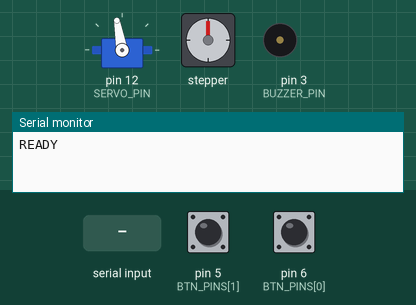
The sketch below on a simulated Arduino Uno, built with avr-gcc and run on an emulated ATmega328P. Shown: servo, stepper motor, buzzer (waves = sounding, pin HIGH), the last lines printed to the serial monitor. The inputs (shaded band) are chosen by the test bench; at power-on: pin 5 (BTN_PINS[1]) LOW, pin 6 (BTN_PINS[0]) LOW. Random numbers use the default seed unless the sketch sets one; stepper angles assume 2048 steps per turn.

Above: at 1.2 s.
1.3 s: "START_ROUND\n" received over Serial
2.8 s: pin 5 (BTN_PINS[1]) pulled HIGH for 0.15 s
At 4.1 s:
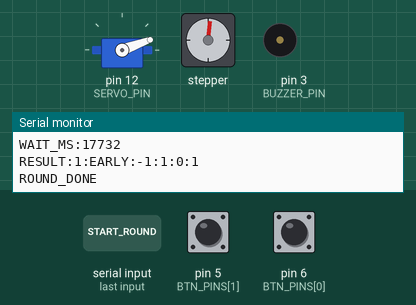
4.4 s: "RESET_MATCH\n" received over Serial
At 5.5 s:
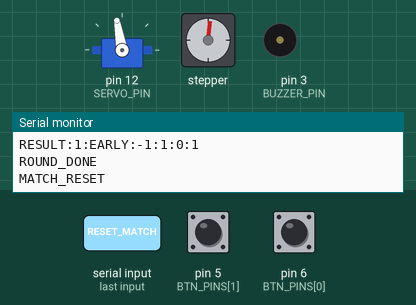
5.9 s: "START_ROUND\n" received over Serial
At 7.86 s:
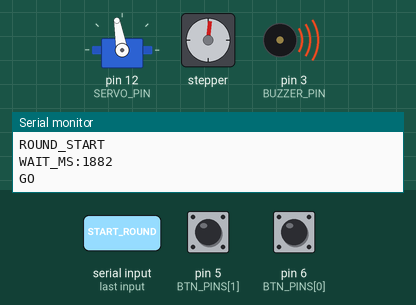
8.9 s: pin 5 (BTN_PINS[1]) pulled HIGH for 1 s
At 9.9 s:
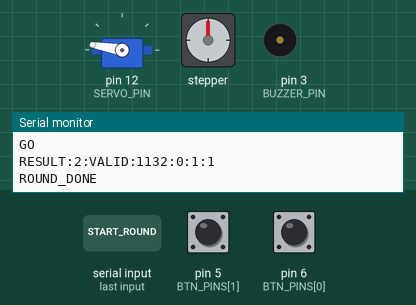
Timing chart, 0 to 11.9 s (numbered marks = the images above; inputs shaded):
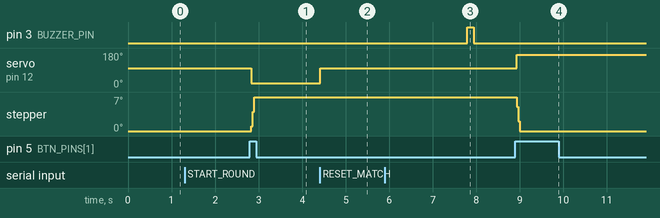

The sketch:

Lab_E06_Code_1.ino
```cpp
#include <Servo.h>
#include <Stepper.h>

// Pins
const byte BTN_PINS[2] = {6, 5};        // array with two button pins; P1 = D6, P2 = D5
const byte BUZZER_PIN = 3;              // buzzer output pin as pin 3
const byte SERVO_PIN  = 12;             // servo signal pin as pin 12
const byte STEP_PINS[4] = {8, 9, 10, 11}; // stepper motor pins for ULN2003 IN1, IN2, IN3, IN4

// Servo - 20 ms/ 50 hz / Stepper
Servo winnerServo;                      // create servo object for showing winner direction

const int SERVO_POS[3] = {              // array with servo positions
  100,                                  // 0 = center
  20,                                   // 1 = player 1 wins
  170                                   // 2 = player 2 wins
};

const int STEPS_PER_REV = 2048;         // one full stepper revolution
Stepper stepperMotor(STEPS_PER_REV, STEP_PINS[3], STEP_PINS[1], STEP_PINS[2], STEP_PINS[0]); // create stepper object with correct pin order

// Game settings
const unsigned long WAIT_MIN_MS = 1000; // minimum hidden waiting time = 1 sec
const unsigned long WAIT_MAX_MS = 20000;// maximum hidden waiting time = 20 sec
const unsigned long GO_BEEP_MS  = 150;  // buzzer beep duration after GO
const unsigned long DEBOUNCE_MS = 25;   // debounce time for button stability
const int STEP_PER_ROUND = 40;          // how many steps motor moves after each round
const byte WINS_TO_MATCH = 3;           // how many wins needed to win the match

// State
enum State { IDLE, WAITING, ACTIVE, MATCH_OVER }; // create game states
State state = IDLE;                    // store current game state; starts from IDLE

unsigned long roundStartMs = 0;        // store time when hidden waiting started
unsigned long goTimeMs = 0;            // store time when GO signal happened
unsigned long waitMs = 0;              // store random waiting time before GO
unsigned long buzzerOffAt = 0;         // store time when buzzer should turn OFF

byte score[2] = {0, 0};                // array to store wins of player 1 and player 2
unsigned int roundNumber = 0;          // store current round number
bool buzzerOn = false;                 // store buzzer state; true = ON, false = OFF

// Debounce
struct Button {                        // structure for storing button data
  byte pin;                            // Arduino pin
  bool lastReading;                    // last raw electrical reading from the pin
  bool stableState;                    // filtered stable state after debounce
  unsigned long lastChange;            // time when the button signal last changed
};

// {pin, lastReading, stableState, lastChange}
Button btn[2] = {                     // create array with two button objects
  {BTN_PINS[0], LOW, LOW, 0},         // button object for player 1
  {BTN_PINS[1], LOW, LOW, 0}          // button object for player 2
};

// Helpers
void syncButton(Button &b) {           // update button values to current real state
  bool r = digitalRead(b.pin);         // read current button pin state
  b.lastReading = r;                   // store current reading as last reading
  b.stableState = r;                   // store current reading as stable state
  b.lastChange = millis();             // store current time as last change time
}

void syncButtons() {                   // sync both player buttons
  syncButton(btn[0]);                  // sync player 1 button
  syncButton(btn[1]);                  // sync player 2 button
}

bool pressed(Button &b) {              // function for detecting one clean button press
  bool r = digitalRead(b.pin);         // read current button pin state

  if (r != b.lastReading) {            // check if raw reading changed
    b.lastReading = r;                 // save new raw reading
    b.lastChange = millis();           // save time of change
  }

  if (millis() - b.lastChange > DEBOUNCE_MS) { // check if signal stayed stable enough
    if (r != b.stableState) {          // check if stable state changed
      b.stableState = r;               // update stable state
      if (r == HIGH) return true;      // HIGH means button pressed
    }
  }

  return false;                        // if no new press, return false
}

void servoPoint(byte who) {            // function for moving servo to winner side
  winnerServo.write(SERVO_POS[who]);   // move servo; 0 = center, 1 = P1, 2 = P2
}

void beep(unsigned long ms) {          // function for turning buzzer ON for given time
  digitalWrite(BUZZER_PIN, HIGH);      // turn buzzer ON
  buzzerOn = true;                     // save buzzer state as ON
  buzzerOffAt = millis() + ms;         // calculate when buzzer should turn OFF
}

void serviceBuzzer() {                 // function for turning buzzer OFF when time finished
  if (buzzerOn && millis() >= buzzerOffAt) { // check if buzzer is ON and time finished
    digitalWrite(BUZZER_PIN, LOW);     // turn buzzer OFF
    buzzerOn = false;                  // save buzzer state as OFF
  }
}

void stepTowardWinner(byte winner) {   // move stepper a little toward round winner
  stepperMotor.setSpeed(12);           // set stepper speed to 12 RPM
  stepperMotor.step(winner == 1 ? STEP_PER_ROUND : -STEP_PER_ROUND); // move forward for P1, backward for P2
}

void victorySpin(byte winner) {        // spin stepper when match is finished
  stepperMotor.setSpeed(12);           // set stepper speed to 12 RPM
  stepperMotor.step(winner == 1 ? STEPS_PER_REV : -STEPS_PER_REV); // full spin direction depends on winner
}

// RESULT:1:VALID:284:2:1:3
void sendResult(byte winner, const char* type, long reactionMs) { // send round result to Python GUI
  Serial.print("RESULT:");              // print result prefix
  Serial.print(winner);                 // print winner number
  Serial.print(":");                    // print separator
  Serial.print(type);                   // print EARLY or VALID
  Serial.print(":");                    // print separator
  Serial.print(reactionMs);             // print reaction time; -1 for false start
  Serial.print(":");                    // print separator
  Serial.print(score[0]);               // print player 1 score
  Serial.print(":");                    // print separator
  Serial.print(score[1]);               // print player 2 score
  Serial.print(":");                    // print separator
  Serial.println(roundNumber);          // print round number and move to new line
}

void finishRound(byte winner, bool falseStart, long reactionMs) { // finish current round and update result
  byte w = winner - 1;                  // convert winner number to array index; 1 to 0, 2 to 1

  score[w]++;                           // increase winner score by 1
  servoPoint(winner);                   // point servo to winner side
  stepTowardWinner(winner);             // move stepper toward winner

  sendResult(winner, falseStart ? "EARLY" : "VALID", falseStart ? -1 : reactionMs); // send result to GUI

  if (score[w] >= WINS_TO_MATCH) {      // check if winner reached match win score
    state = MATCH_OVER;                 // change state to match over
    Serial.print("MATCH_WINNER:");      // print match winner prefix
    Serial.println(winner);             // print match winner number
    victorySpin(winner);                // make victory spin
    Serial.println("VICTORY_SPIN_DONE");// tell GUI that victory spin is finished
  } else {                              // if match is not finished
    state = IDLE;                       // return game state to IDLE
    Serial.println("ROUND_DONE");       // tell GUI that round is finished
  }
}

void startRound() {                     // start new reaction round
  if (state != IDLE) return;            // if game is not idle, do not start new round

  roundNumber++;                        // increase round number
  syncButtons();                        // sync buttons before starting
  servoPoint(0);                        // put servo back to center

  waitMs = random(WAIT_MIN_MS, WAIT_MAX_MS + 1); // generate random hidden waiting time
  roundStartMs = millis();              // store start time of waiting
  state = WAITING;                      // change state to WAITING

  Serial.println("ROUND_START");        // tell GUI that round started
  Serial.print("WAIT_MS:");             // print waiting time prefix
  Serial.println(waitMs);               // print generated waiting time
}

void resetMatch() {                     // reset the whole match
  score[0] = score[1] = 0;              // reset both player scores
  roundNumber = 0;                      // reset round number
  state = IDLE;                         // set state back to IDLE
  buzzerOn = false;                     // save buzzer state as OFF

  digitalWrite(BUZZER_PIN, LOW);        // turn buzzer OFF
  servoPoint(0);                        // move servo to center
  syncButtons();                        // sync button states

  Serial.println("MATCH_RESET");        // tell GUI that match was reset
}

// receives commands from the GUI
void handleSerial() {                   // read commands from Python GUI
  if (!Serial.available()) return;      // if no serial data, exit function

  String cmd = Serial.readStringUntil('\n'); // read command until new line
  cmd.trim();                           // remove extra spaces and newline characters

  if (cmd == "START_ROUND") startRound();       // if command is START_ROUND, start round
  else if (cmd == "RESET_MATCH") resetMatch();  // if command is RESET_MATCH, reset match
  else if (cmd == "CENTER_SERVO") servoPoint(0);// if command is CENTER_SERVO, center servo
}

void serviceGame() {                    // main game logic function
  bool p1 = pressed(btn[0]);            // check if player 1 pressed button
  bool p2 = pressed(btn[1]);            // check if player 2 pressed button

  if (state == WAITING) {               // if game is waiting before GO signal
    // false start
    if (p1 && !p2) {                    // if player 1 pressed too early
      finishRound(2, true, -1);         // player 2 wins because player 1 false started
      return;                           // exit function
    }

    if (p2 && !p1) {                    // if player 2 pressed too early
      finishRound(1, true, -1);         // player 1 wins because player 2 false started
      return;                           // exit function
    }

    if (millis() - roundStartMs >= waitMs) { // check if random waiting time finished
      goTimeMs = millis();              // store GO time
      beep(GO_BEEP_MS);                 // make short buzzer beep
      state = ACTIVE;                   // change state to ACTIVE
      Serial.println("GO");             // tell GUI that players can press now
      return;                           // exit function
    }
  }

  if (state == ACTIVE) {                // if GO already happened
    if (p1 && !p2) {                    // if player 1 pressed first
      finishRound(1, false, millis() - goTimeMs); // player 1 wins with reaction time
      return;                           // exit function
    }

    if (p2 && !p1) {                    // if player 2 pressed first
      finishRound(2, false, millis() - goTimeMs); // player 2 wins with reaction time
      return;                           // exit function
    }
  }
}

// Setup / Loop
void setup() {
  for (byte i = 0; i < 2; i++) pinMode(BTN_PINS[i], INPUT); // set both button pins as input
  pinMode(BUZZER_PIN, OUTPUT);       // set buzzer pin as output
  digitalWrite(BUZZER_PIN, LOW);     // turn buzzer OFF at start

  winnerServo.attach(SERVO_PIN);      // attach servo to servo pin
  servoPoint(0);                      // move servo to center at start

  stepperMotor.setSpeed(12);         // set stepper motor speed to 12 RPM

  Serial.begin(9600);                 // default serial communication speed 9600 bits per second
  randomSeed(analogRead(A0));         // make random waiting time different each start; A0 should be floating/unconnected
  syncButtons();                      // sync buttons before game starts

  Serial.println("READY");           // tell GUI that Arduino is ready
}

void loop() {
  handleSerial();                      // check and handle commands from GUI
  serviceGame();                       // run game logic
  serviceBuzzer();                     // turn buzzer off when beep time is finished
}
```

Measured:
- after the input at 4.4 s, servo on pin 12 (SERVO_PIN): 20° → 100° at once
- after the input at 5.9 s, pin 3 (BUZZER_PIN): LOW → HIGH after 1.9 s, → LOW 0.15 s later
